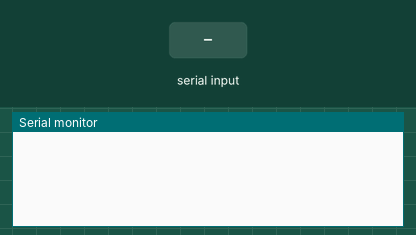
Bench run of a sketch on a simulated Arduino Uno, built with avr-gcc and run on an emulated ATmega328P. Parts: the last lines printed to the serial monitor. Inputs (shaded band) come from the test bench.

Above: at 1.2 s.
1.3 s: "1" received over Serial
At 1.9 s:
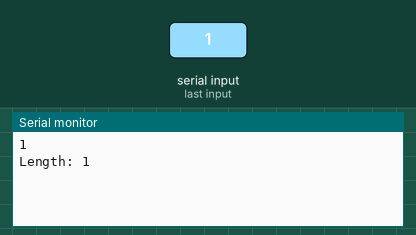
2.8 s: "0" received over Serial
At 4.0 s:
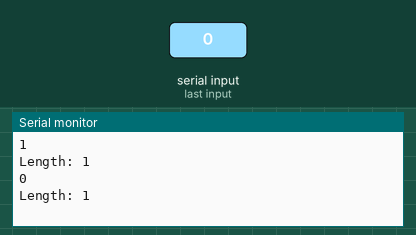
4.3 s: "2" received over Serial
At 5.3 s:
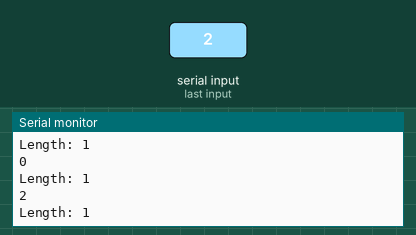

Measured:
- after the input at 1.3 s, the serial monitor: prints a new line at once (image 1)
- after the input at 2.8 s, the serial monitor: prints a new line at once (image 2)
- after the input at 4.3 s, the serial monitor: prints a new line at once (image 3)

The sketch:

rfid.ino
```cpp
int count = 0;

void setup(){
  Serial.begin(9600);
}

void loop(){
  if(Serial.available()){
    count = 0;
    while(Serial.available()){
      Serial.print((char)Serial.read());
      count++;
      delay(5);
    }
    Serial.print("\nLength: ");
    Serial.print(count);
    Serial.println();
  }
}
```
